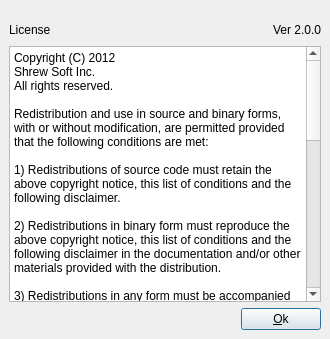
<?xml version="1.0" encoding="UTF-8"?>
<ui version="4.0">
 <class>qikeaAbout</class>
 <widget class="QDialog" name="qikeaAbout">
  <property name="windowModality">
   <enum>Qt::ApplicationModal</enum>
  </property>
  <property name="geometry">
   <rect>
    <x>0</x>
    <y>0</y>
    <width>330</width>
    <height>339</height>
   </rect>
  </property>
  <property name="sizePolicy">
   <sizepolicy hsizetype="Preferred" vsizetype="Preferred">
    <horstretch>0</horstretch>
    <verstretch>0</verstretch>
   </sizepolicy>
  </property>
  <property name="maximumSize">
   <size>
    <width>330</width>
    <height>16777215</height>
   </size>
  </property>
  <property name="windowTitle">
   <string>Dialog</string>
  </property>
  <property name="windowIcon">
   <iconset resource="qikea.qrc">
    <normaloff>:/png/ikea.png</normaloff>:/png/ikea.png</iconset>
  </property>
  <property name="sizeGripEnabled">
   <bool>false</bool>
  </property>
  <layout class="QVBoxLayout">
   <property name="spacing">
    <number>6</number>
   </property>
   <property name="leftMargin">
    <number>0</number>
   </property>
   <property name="topMargin">
    <number>0</number>
   </property>
   <property name="rightMargin">
    <number>0</number>
   </property>
   <property name="bottomMargin">
    <number>0</number>
   </property>
   <item>
    <widget class="QLabel" name="labelLogo">
     <property name="sizePolicy">
      <sizepolicy hsizetype="Fixed" vsizetype="Fixed">
       <horstretch>0</horstretch>
       <verstretch>0</verstretch>
      </sizepolicy>
     </property>
     <property name="text">
      <string/>
     </property>
     <property name="pixmap">
      <pixmap resource="qikea.qrc">:/png/logo_ssoft.png</pixmap>
     </property>
    </widget>
   </item>
   <item>
    <layout class="QVBoxLayout">
     <property name="leftMargin">
      <number>9</number>
     </property>
     <property name="topMargin">
      <number>0</number>
     </property>
     <property name="rightMargin">
      <number>9</number>
     </property>
     <property name="bottomMargin">
      <number>9</number>
     </property>
     <item>
      <layout class="QHBoxLayout">
       <item>
        <widget class="QLabel" name="textLabelLecense">
         <property name="text">
          <string>License </string>
         </property>
        </widget>
       </item>
       <item>
        <spacer>
         <property name="orientation">
          <enum>Qt::Horizontal</enum>
         </property>
         <property name="sizeHint" stdset="0">
          <size>
           <width>40</width>
           <height>20</height>
          </size>
         </property>
        </spacer>
       </item>
       <item>
        <widget class="QLabel" name="textLabelVersion">
         <property name="text">
          <string>Ver 2.0.0</string>
         </property>
        </widget>
       </item>
      </layout>
     </item>
     <item>
      <widget class="QTextBrowser" name="textBrowser">
       <property name="html">
        <string>&lt;!DOCTYPE HTML PUBLIC &quot;-//W3C//DTD HTML 4.0//EN&quot; &quot;http://www.w3.org/TR/REC-html40/strict.dtd&quot;&gt;
&lt;html&gt;&lt;head&gt;&lt;meta name=&quot;qrichtext&quot; content=&quot;1&quot; /&gt;&lt;style type=&quot;text/css&quot;&gt;
p, li { white-space: pre-wrap; }
&lt;/style&gt;&lt;/head&gt;&lt;body style=&quot; font-family:'Noto Sans'; font-size:15pt; font-weight:400; font-style:normal;&quot;&gt;
&lt;p style=&quot; margin-top:0px; margin-bottom:0px; margin-left:0px; margin-right:0px; -qt-block-indent:0; text-indent:0px;&quot;&gt;&lt;span style=&quot; font-family:'Sans Serif'; font-size:9pt;&quot;&gt;Copyright (C) 2012&lt;/span&gt;&lt;/p&gt;
&lt;p style=&quot; margin-top:0px; margin-bottom:0px; margin-left:0px; margin-right:0px; -qt-block-indent:0; text-indent:0px;&quot;&gt;&lt;span style=&quot; font-family:'Sans Serif'; font-size:9pt;&quot;&gt;Shrew Soft Inc.&lt;/span&gt;&lt;/p&gt;
&lt;p style=&quot; margin-top:0px; margin-bottom:0px; margin-left:0px; margin-right:0px; -qt-block-indent:0; text-indent:0px;&quot;&gt;&lt;span style=&quot; font-family:'Sans Serif'; font-size:9pt;&quot;&gt;All rights reserved.&lt;/span&gt;&lt;/p&gt;
&lt;p style=&quot;-qt-paragraph-type:empty; margin-top:0px; margin-bottom:0px; margin-left:0px; margin-right:0px; -qt-block-indent:0; text-indent:0px; font-family:'Sans Serif'; font-size:9pt;&quot;&gt;&lt;br /&gt;&lt;/p&gt;
&lt;p style=&quot; margin-top:0px; margin-bottom:0px; margin-left:0px; margin-right:0px; -qt-block-indent:0; text-indent:0px;&quot;&gt;&lt;span style=&quot; font-family:'Sans Serif'; font-size:9pt;&quot;&gt;Redistribution and use in source and binary forms, with or without modification, are permitted provided that the following conditions are met:&lt;/span&gt;&lt;/p&gt;
&lt;p style=&quot;-qt-paragraph-type:empty; margin-top:0px; margin-bottom:0px; margin-left:0px; margin-right:0px; -qt-block-indent:0; text-indent:0px; font-family:'Sans Serif'; font-size:9pt;&quot;&gt;&lt;br /&gt;&lt;/p&gt;
&lt;p style=&quot; margin-top:0px; margin-bottom:0px; margin-left:0px; margin-right:0px; -qt-block-indent:0; text-indent:0px;&quot;&gt;&lt;span style=&quot; font-family:'Sans Serif'; font-size:9pt;&quot;&gt;1) Redistributions of source code must retain the above copyright notice, this list of conditions and the following disclaimer.&lt;/span&gt;&lt;/p&gt;
&lt;p style=&quot;-qt-paragraph-type:empty; margin-top:0px; margin-bottom:0px; margin-left:0px; margin-right:0px; -qt-block-indent:0; text-indent:0px; font-family:'Sans Serif'; font-size:9pt;&quot;&gt;&lt;br /&gt;&lt;/p&gt;
&lt;p style=&quot; margin-top:0px; margin-bottom:0px; margin-left:0px; margin-right:0px; -qt-block-indent:0; text-indent:0px;&quot;&gt;&lt;span style=&quot; font-family:'Sans Serif'; font-size:9pt;&quot;&gt;2) Redistributions in binary form must reproduce the above copyright notice, this list of conditions and the following disclaimer in the documentation and/or other materials provided with the distribution.&lt;/span&gt;&lt;/p&gt;
&lt;p style=&quot;-qt-paragraph-type:empty; margin-top:0px; margin-bottom:0px; margin-left:0px; margin-right:0px; -qt-block-indent:0; text-indent:0px; font-family:'Sans Serif'; font-size:9pt;&quot;&gt;&lt;br /&gt;&lt;/p&gt;
&lt;p style=&quot; margin-top:0px; margin-bottom:0px; margin-left:0px; margin-right:0px; -qt-block-indent:0; text-indent:0px;&quot;&gt;&lt;span style=&quot; font-family:'Sans Serif'; font-size:9pt;&quot;&gt;3) Redistributions in any form must be accompanied by information on how to obtain complete source code for the software and any accompanying software that uses the software.  The source code must either be included in the distribution or be available for no more than the cost of distribution plus a nominal fee, and must be freely redistributable under reasonable conditions.  For an executable file, complete source code means the source code for all modules it contains.  It does not include source code for modules or files that typically accompany the major components of the operating system on which the executable file runs.&lt;/span&gt;&lt;/p&gt;
&lt;p style=&quot;-qt-paragraph-type:empty; margin-top:0px; margin-bottom:0px; margin-left:0px; margin-right:0px; -qt-block-indent:0; text-indent:0px; font-family:'Sans Serif'; font-size:9pt;&quot;&gt;&lt;br /&gt;&lt;/p&gt;
&lt;p style=&quot; margin-top:0px; margin-bottom:0px; margin-left:0px; margin-right:0px; -qt-block-indent:0; text-indent:0px;&quot;&gt;&lt;span style=&quot; font-family:'Sans Serif'; font-size:9pt;&quot;&gt;THIS SOFTWARE IS PROVIDED BY SHREW SOFT INC ``AS IS'' AND ANY EXPRESS OR IMPLIED WARRANTIES, INCLUDING, BUT NOT LIMITED TO, THE IMPLIED WARRANTIES OF MERCHANTABILITY, FITNESS FOR A PARTICULAR PURPOSE, OR NON-INFRINGEMENT, ARE DISCLAIMED.  IN NO EVENT SHALL SHREW SOFT INC BE LIABLE FOR ANY DIRECT, INDIRECT, INCIDENTAL, SPECIAL, EXEMPLARY, OR CONSEQUENTIAL DAMAGES (INCLUDING, BUT NOT LIMITED TO, PROCUREMENT OF SUBSTITUTE GOODS OR SERVICES; LOSS OF USE, DATA, OR PROFITS; OR BUSINESS INTERRUPTION) HOWEVER CAUSED AND ON ANY THEORY OF LIABILITY, WHETHER IN CONTRACT, STRICT LIABILITY, OR TORT (INCLUDING NEGLIGENCE OR OTHERWISE) ARISING IN ANY WAY OUT OF THE USE OF THIS SOFTWARE, EVEN IF ADVISED OF THE POSSIBILITY OF SUCH DAMAGE.&lt;/span&gt;&lt;/p&gt;&lt;/body&gt;&lt;/html&gt;</string>
       </property>
      </widget>
     </item>
     <item>
      <layout class="QHBoxLayout">
       <item>
        <spacer>
         <property name="orientation">
          <enum>Qt::Horizontal</enum>
         </property>
         <property name="sizeHint" stdset="0">
          <size>
           <width>40</width>
           <height>20</height>
          </size>
         </property>
        </spacer>
       </item>
       <item>
        <widget class="QPushButton" name="buttonOk">
         <property name="text">
          <string>&amp;Ok</string>
         </property>
        </widget>
       </item>
      </layout>
     </item>
    </layout>
   </item>
  </layout>
 </widget>
 <resources>
  <include location="qikea.qrc"/>
 </resources>
 <connections/>
</ui>
